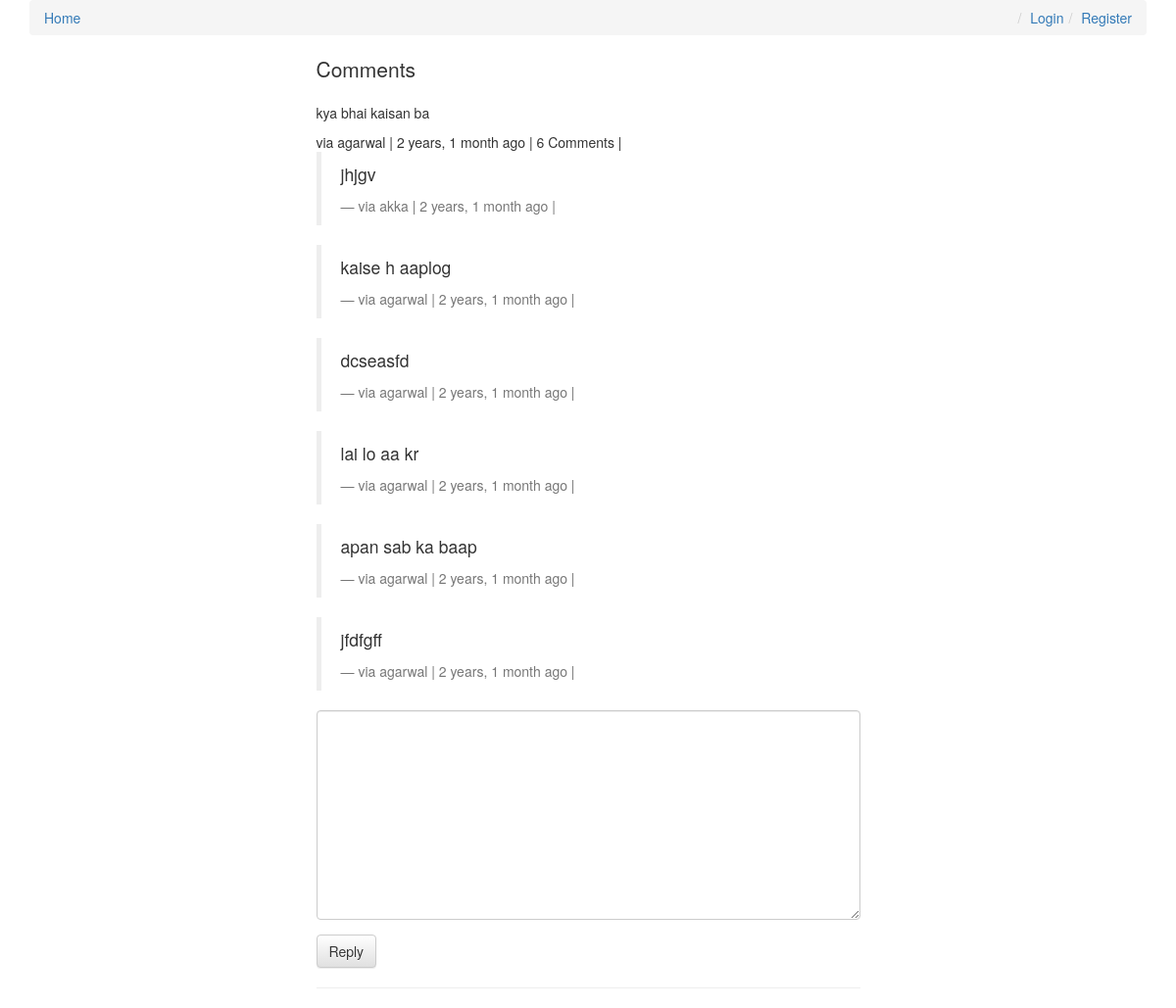
The app's page /comment/8/ with its own data.
### comments/models.py (models this page shows, shortened)
class Comments(models.Model):
	user        = models.ForeignKey(settings.AUTH_USER_MODEL, default=1 , on_delete=models.CASCADE)
	content_type = models.ForeignKey(ContentType, on_delete=models.CASCADE)
	object_id = models.PositiveIntegerField()
	content_object = GenericForeignKey('content_type', 'object_id')
	parent = models.ForeignKey("self",null=True,blank=True,on_delete=models.CASCADE)
	content     = models.TextField()
	timestamp   = models.DateTimeField(auto_now_add=True)
	objects = CommentManager()
	def children(self):
		return Comments.objects.filter(parent=self)
	@property
	def is_parent(self):
		if self.parent is not None:
			return False
		return True
	class Meta:
		ordering = ["-timestamp"]

### comments/views.py (the view)
# urls.py: url(r'^(?P<id>\d+)/$',comment_thread_view,name="thread"),
def comment_thread_view(request,id):
	try:
		obj = Comments.objects.get(id=id)
	except:
		return Http404
	intial_obj = {
		"content_type" : obj.content_type,
		"object_id" : obj.object_id
	}
	if not obj.is_parent:
		obj = obj.parent
	form = CommentForm(request.POST or None,initial=intial_obj)
	if form.is_valid():
		c_type  = form.cleaned_data.get('content_type')
		content_type = ContentType.objects.get(model=c_type)
		object_id = form.cleaned_data.get('object_id')
		content = form.cleaned_data.get('content')
		parent_qs = None
		try:
			parent = int(request.POST.get('parent_id'))
		except:
			parent = None
		if parent:
			parent_obj = Comments.objects.filter(id = parent)
			if parent_obj.exists() and parent_obj.count() == 1:
				parent_qs = parent_obj.first()
		new_comment , created = Comments.objects.get_or_create(
									user = request.user,
									content_type = content_type,
									object_id = object_id,
									content = content,
									parent = parent_qs
								)
		return HttpResponseRedirect(new_comment.parent.get_absolute_url())
	else:
		print(form.errors)
	context = {
		"object" : obj,
		"form"   : form
 	}
	return render(request,"comment_thread.html",context)

### comments/forms.py
class CommentForm(forms.Form):
	content_type = forms.CharField(widget=forms.HiddenInput)
	object_id = forms.IntegerField(widget=forms.HiddenInput)
	content = forms.CharField(label='', widget=forms.Textarea)

### templates/comment_thread.html (shortened to what this page needs)
{% extends "base.html" %}
{% load crispy_forms_tags %}
{% block content %}
<div class='row'>
	<div class='col-sm-6 col-sm-offset-3'>
		<p class='lead'>Comments</p>
	  	<p>{{ object.content }}</p>
		<footer>via {{ object.user }} | {{ object.timestamp|timesince }} ago |
		{% if object.children.count > 0 %}{{ object.children.count }} Comment{% if object.children.count > 1 %}s{% endif %} | {% endif %}{% if request.user == object.user %}<a href='{{ object.get_delete_url }}'>Delete</a> {% endif %}
		</footer>
		<div>
			{% for child in object.children %}
			<blockquote>
		     	<p>{{ child.content }}</p>
				<footer>via {{ child.user }} | {{ child.timestamp|timesince }} ago | {% if request.user == child.user %}<a href='{{ child.get_delete_url }}'>Delete</a> {% endif %}
				</footer>
			</blockquote>
			{% endfor %}
			<form method="POST" action="."> {% csrf_token %}
				{{ form|crispy }}
				<input type='submit' value='Reply' class='btn btn-default'>
			</form>
		</div>
		<hr/>
	</div>
</div>
{% endblock content %}

### records on screen
Comments: content "kya bhai kaisan ba", user "agarwal", timestamp "2 years, 1 month", children.count "6"
Comments: content "jhjgv", user "akka", timestamp "2 years, 1 month"
Comments: content "kaise h aaplog", user "agarwal", timestamp "2 years, 1 month"
Comments: content "dcseasfd", user "agarwal", timestamp "2 years, 1 month"
Comments: content "lai lo aa kr", user "agarwal", timestamp "2 years, 1 month"
Comments: content "apan sab ka baap", user "agarwal", timestamp "2 years, 1 month"
Comments: content "jfdfgff", user "agarwal", timestamp "2 years, 1 month"
